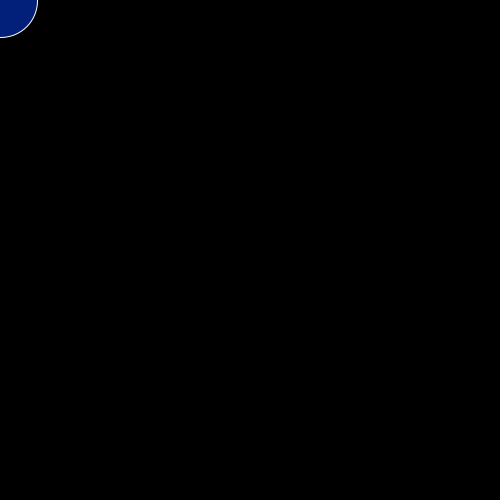
Frame 1 (no input)
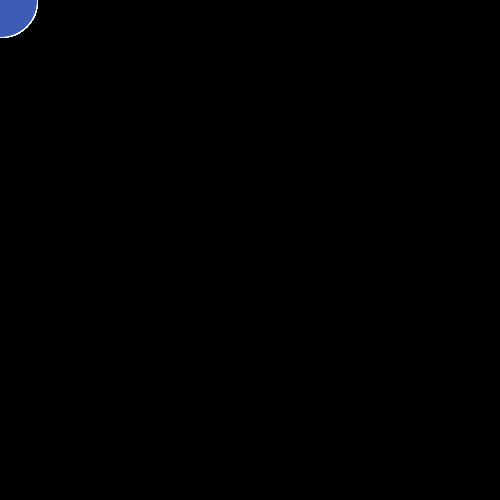
Frame 60 (the mouse pressed at the canvas centre just before this capture)
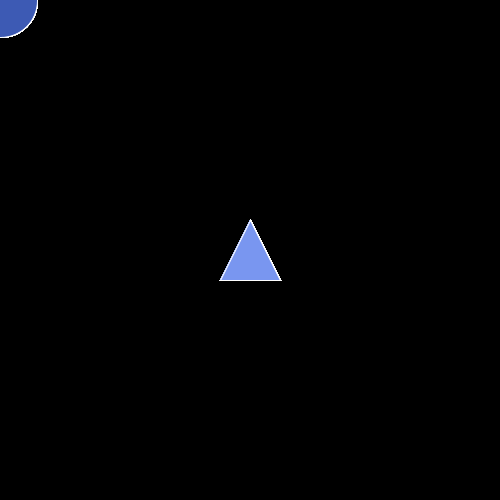
Frame 120 (the mouse held since frame 60 and released just before this capture)

The Processing sketch that drew these frames (run headless with seeded random() and noise(); from frame 60 on, the mouse is pressed at the canvas centre):

// Processing sketch: processing_128116
// ── processing_128116.pde

void setup() {
  size(500, 500);
  background(0);
  i=1;  
  j = 30;  
  k = 120;  
  counti = 1;  
  countj = 1;  
  countk = 1;
}
int i;
int j;
int k;
int counti;
int countj;
int countk;
int a;
int b;
int c;
int d;

void reali ()
{
  if ( i == 0)
  {
    counti ++;
  } 
  else if (i==255)
  {
    counti++;
  }
}
void realj () { 
  if ( j == 0) {   
    countj ++;
  }  
  else if (j==255) {   
    countj++;
  }
}

void realk () {  
  if ( k == 0) {    
    countk ++;
  }   
  else if (k==255) {    
    countk++;
  }
}



void draw() {  
  stroke(255);  
  if (counti%2 == 0) {
    i--;    
    reali();
  }
  else if (countj%2 == 0) {    
    j--;    
    realj();
  }  
  else if (countk%2 == 0) {    
    k--;    
    realk();
  }  
  else {   
    i++;    
    j++;    
    k++;    
    reali();    
    realj();    
    realk();
  }
  fill(i, j, k);
  if (mousePressed) {    
    triangle(mouseX, mouseY-30, mouseX-30, mouseY+30, mouseX+30, mouseY+30);
  }
  else {    
     ellipse(mouseX, mouseY, 75, 75);
   
  }
}
